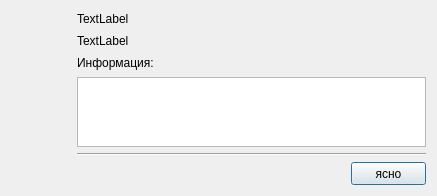
<?xml version="1.0" encoding="UTF-8"?>
<ui version="4.0">
 <class>MessDlg</class>
 <widget class="QDialog" name="MessDlg">
  <property name="geometry">
   <rect>
    <x>0</x>
    <y>0</y>
    <width>437</width>
    <height>193</height>
   </rect>
  </property>
  <property name="mouseTracking">
   <bool>true</bool>
  </property>
  <property name="windowTitle">
   <string>Dialog</string>
  </property>
  <property name="styleSheet">
   <string notr="true"/>
  </property>
  <layout class="QGridLayout" name="gridLayout">
   <item row="0" column="0" rowspan="3">
    <widget class="QWidget" name="iconwidget" native="true">
     <property name="minimumSize">
      <size>
       <width>60</width>
       <height>60</height>
      </size>
     </property>
     <property name="maximumSize">
      <size>
       <width>60</width>
       <height>60</height>
      </size>
     </property>
    </widget>
   </item>
   <item row="0" column="1">
    <widget class="QLabel" name="TitleLine">
     <property name="mouseTracking">
      <bool>true</bool>
     </property>
     <property name="styleSheet">
      <string notr="true"/>
     </property>
     <property name="text">
      <string>TextLabel</string>
     </property>
    </widget>
   </item>
   <item row="1" column="1">
    <widget class="QLabel" name="TextLine">
     <property name="text">
      <string>TextLabel</string>
     </property>
    </widget>
   </item>
   <item row="2" column="1">
    <widget class="QLabel" name="label">
     <property name="text">
      <string>Информация:</string>
     </property>
    </widget>
   </item>
   <item row="3" column="0" rowspan="3">
    <spacer name="verticalSpacer">
     <property name="orientation">
      <enum>Qt::Vertical</enum>
     </property>
     <property name="sizeHint" stdset="0">
      <size>
       <width>20</width>
       <height>97</height>
      </size>
     </property>
    </spacer>
   </item>
   <item row="3" column="1" colspan="2">
    <widget class="QPlainTextEdit" name="InfoBox">
     <property name="styleSheet">
      <string notr="true"/>
     </property>
     <property name="readOnly">
      <bool>true</bool>
     </property>
    </widget>
   </item>
   <item row="4" column="1" colspan="2">
    <widget class="Line" name="line">
     <property name="orientation">
      <enum>Qt::Horizontal</enum>
     </property>
    </widget>
   </item>
   <item row="5" column="1">
    <spacer name="horizontalSpacer">
     <property name="orientation">
      <enum>Qt::Horizontal</enum>
     </property>
     <property name="sizeHint" stdset="0">
      <size>
       <width>299</width>
       <height>20</height>
      </size>
     </property>
    </spacer>
   </item>
   <item row="5" column="2">
    <widget class="QPushButton" name="OkButton">
     <property name="minimumSize">
      <size>
       <width>75</width>
       <height>23</height>
      </size>
     </property>
     <property name="text">
      <string>ясно</string>
     </property>
    </widget>
   </item>
  </layout>
 </widget>
 <resources/>
 <connections/>
</ui>
